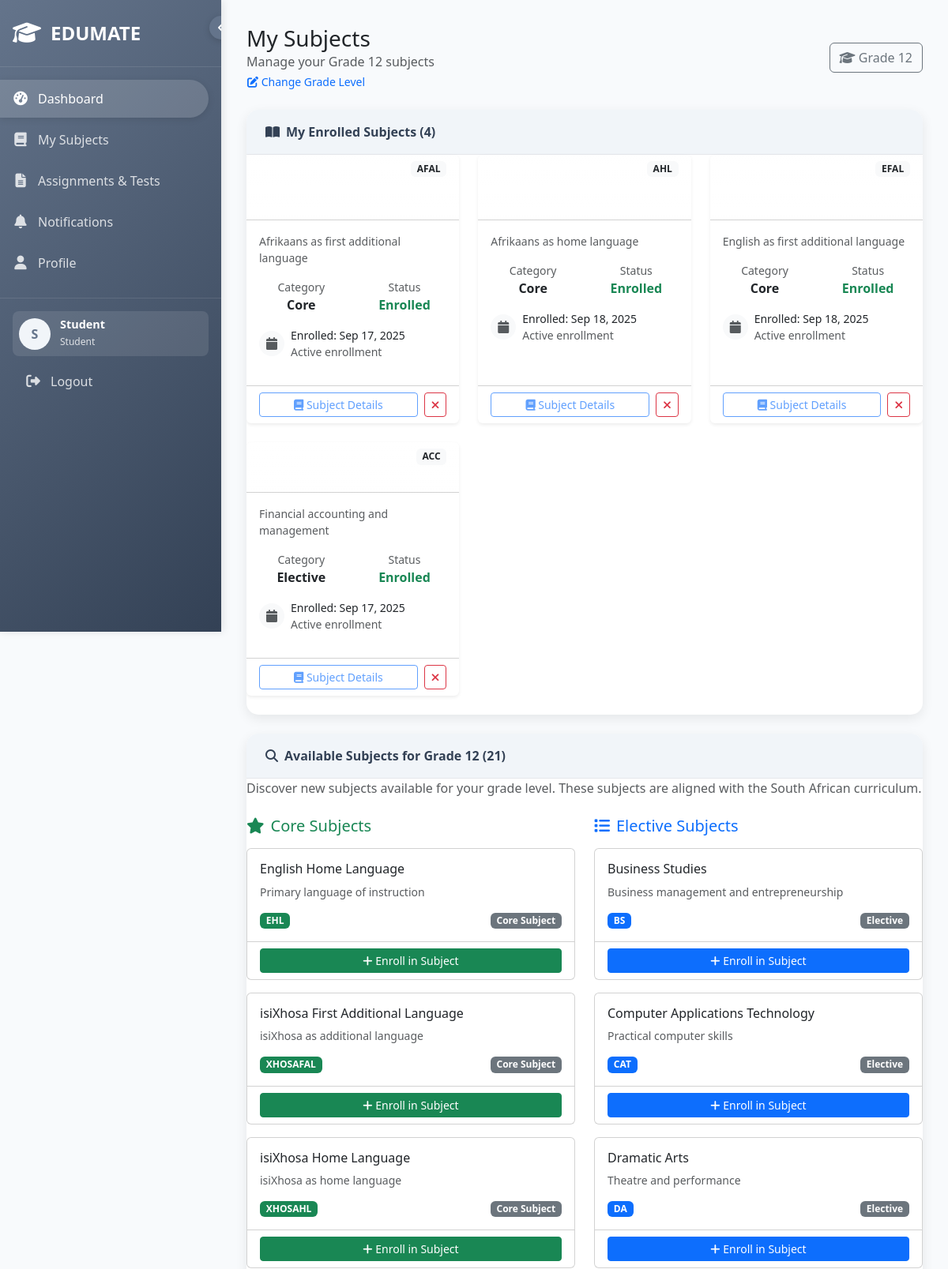
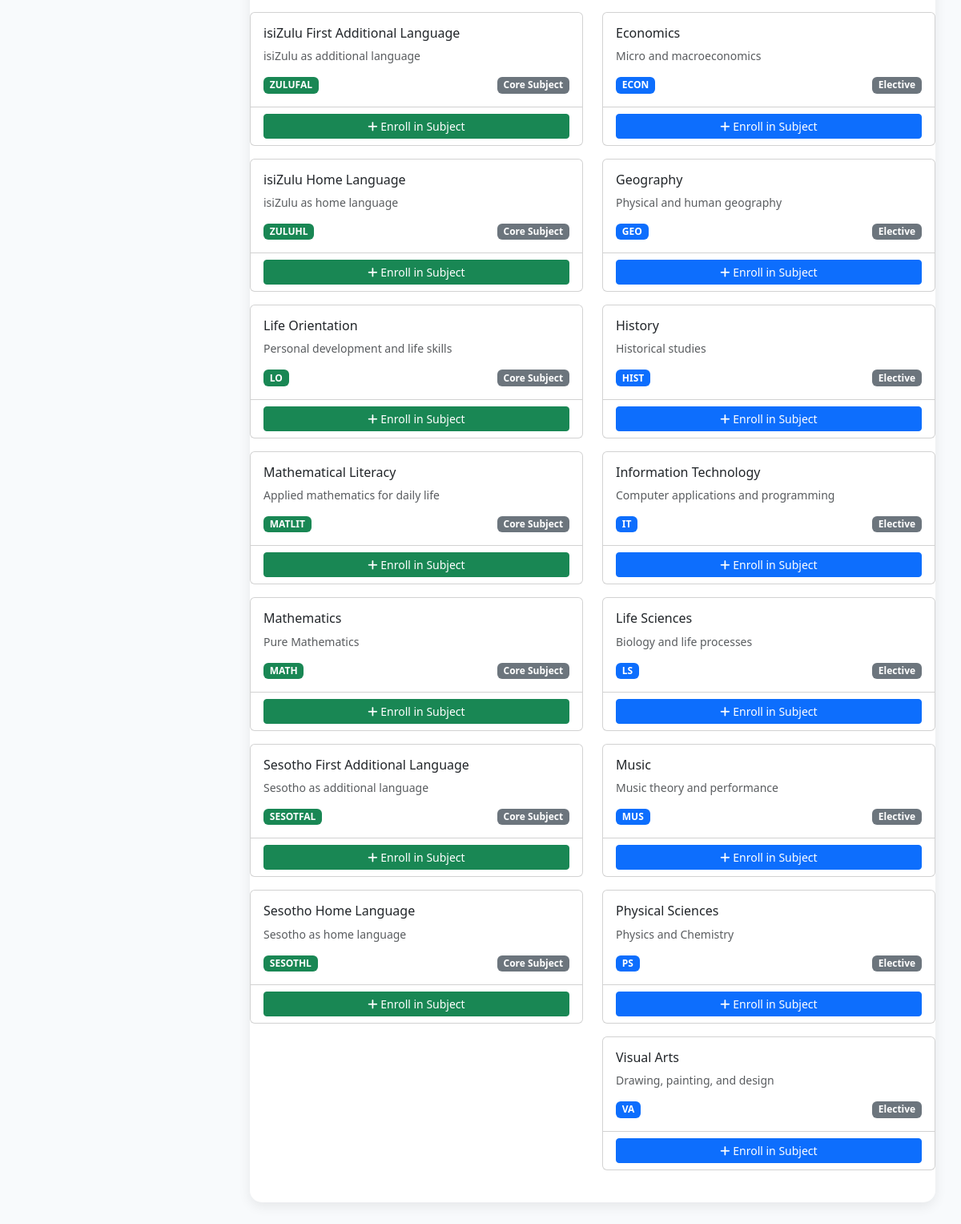
The app's page /student_dashboard/student_dashboard.php (signed in) with its own data (2 pictures, top to bottom).
### tables this page shows
CREATE TABLE `users` (
  `id` int(11) NOT NULL,
  `username` varchar(50) NOT NULL,
  `first_name` varchar(50) DEFAULT NULL,
  `last_name` varchar(50) DEFAULT NULL,
  `email` varchar(100) NOT NULL,
  `phone` varchar(20) DEFAULT NULL,
  `password` varchar(255) NOT NULL,
  `user_type` enum('student','teacher') NOT NULL,
  `grade` int(2) DEFAULT NULL,
  `accessibility_needs` longtext DEFAULT NULL CHECK (json_valid(`accessibility_needs`)),
  `bio` text DEFAULT NULL,
  `department` varchar(100) DEFAULT NULL,
  `profile_picture` varchar(255) DEFAULT NULL,
  `full_name` varchar(100) DEFAULT NULL,
  `created_at` timestamp NOT NULL DEFAULT current_timestamp(),
  `last_login` timestamp NULL DEFAULT NULL
);

CREATE TABLE `subject_enrollments` (
  `id` int(11) NOT NULL,
  `student_id` int(11) NOT NULL,
  `subject_id` int(11) NOT NULL,
  `grade_at_enrollment` int(11) NOT NULL,
  `status` enum('active','dropped','completed') DEFAULT 'active',
  `enrollment_date` timestamp NOT NULL DEFAULT current_timestamp(),
  `dropped_date` timestamp NULL DEFAULT NULL,
  `created_at` timestamp NOT NULL DEFAULT current_timestamp(),
  `updated_at` timestamp NOT NULL DEFAULT current_timestamp() ON UPDATE current_timestamp()
);

CREATE TABLE `subjects` (
  `id` int(11) NOT NULL,
  `subject_name` varchar(100) NOT NULL,
  `subject_code` varchar(10) NOT NULL,
  `category` enum('core','elective','practical') NOT NULL DEFAULT 'core',
  `applicable_grades` longtext NOT NULL CHECK (json_valid(`applicable_grades`)),
  `description` text DEFAULT NULL,
  `is_active` tinyint(1) DEFAULT 1,
  `created_at` timestamp NOT NULL DEFAULT current_timestamp()
);

### student_dashboard/student_dashboard.php (the view, shortened to what this page needs)
<?php
require_once '../config/database.php';
$student_id = $_SESSION['user_id'];
include '../includes/student_header.php';
$stmt = $pdo->prepare("SELECT grade FROM users WHERE id = ?");
$stmt->execute([$student_id]);
$student_data = $stmt->fetch(PDO::FETCH_ASSOC);
$student_grade = $student_data ? $student_data['grade'] : null;
$enrolled_subjects = [];
if ($student_grade) {
    $stmt = $pdo->prepare("SELECT s.*, se.enrollment_date, se.grade_at_enrollment
                           FROM subjects s
                           JOIN subject_enrollments se ON s.id = se.subject_id
                           WHERE se.student_id = ? AND se.status = 'active' AND s.is_active = 1
                           ORDER BY s.category, s.subject_name");
    $stmt->execute([$student_id]);
    $enrolled_subjects = $stmt->fetchAll(PDO::FETCH_ASSOC);
}
$available_subjects = [];
if ($student_grade) {
    $stmt = $pdo->prepare("SELECT s.*
                          FROM subjects s
                          WHERE JSON_CONTAINS(s.applicable_grades, ?) AND s.is_active = 1
                          AND s.id NOT IN (
                              SELECT subject_id FROM subject_enrollments
                              WHERE student_id = ? AND status = 'active'
                          )
                          ORDER BY s.category, s.subject_name");
    $stmt->execute([json_encode((int)$student_grade), $student_id]);
    $available_subjects = $stmt->fetchAll(PDO::FETCH_ASSOC);
}
?>
<div class="d-flex justify-content-between align-items-center mb-4">
    <div>
        <h1 class="h3 mb-0">My Subjects</h1>
        <p class="text-muted mb-0">
            <?php if ($student_grade): ?>
                Manage your Grade <?php echo $student_grade; ?> subjects
                <br>
                <button class="btn btn-link btn-sm p-0 text-decoration-none" onclick="openGradeSelection()">
                    <i class="fas fa-edit"></i> Change Grade Level
                </button>
            <?php endif; ?>
        </p>
    </div>
    <?php if ($student_grade): ?>
    <div class="d-flex gap-2">
        <button class="btn btn-outline-secondary" onclick="openGradeSelection()" title="Change Grade Level">
            <i class="fas fa-graduation-cap"></i> Grade <?php echo $student_grade; ?>
        </button>
    </div>
    <?php endif; ?>
</div>
<?php if (!$student_grade): ?>
<div class="content-card">
    <div class="card-body text-center py-5">
        <i class="fas fa-graduation-cap text-primary mb-3" style="font-size: 4rem; opacity: 0.5;"></i>
        <h4>Welcome to EDUMATE Subjects</h4>
        <p class="text-muted mb-4">To access subjects tailored for your grade level, please set your grade first.</p>
        <button class="btn btn-primary btn-lg" onclick="openGradeSelection()">
            <i class="fas fa-graduation-cap"></i> Set My Grade
        </button>
    </div>
</div>
<?php else: ?>
<div class="content-card mb-4">
    <div class="card-header-custom">
        <i class="fas fa-book-open me-2"></i>My Enrolled Subjects (<?php echo count($enrolled_subjects); ?>)
    </div>
    <div class="card-body">
        <?php if (empty($enrolled_subjects)): ?>
            <div class="text-center py-5">
                <i class="fas fa-book text-muted mb-3" style="font-size: 4rem; opacity: 0.3;"></i>
                <h5>No Enrolled Subjects</h5>
                <p class="text-muted mb-4">You haven't enrolled in any subjects yet. Browse available subjects below to start your learning journey!</p>
            </div>
        <?php else: ?>
            <div class="row">
                <?php foreach ($enrolled_subjects as $subject): ?>
                <div class="col-lg-4 col-md-6 mb-4">
                    <div class="card h-100 border-0 shadow-sm">
                        <div class="card-header bg-gradient" style="background: linear-gradient(135deg,
                            <?php
                            if ($subject['category'] === 'core') echo 'var(--success-color), var(--success-light)';
                            elseif ($subject['category'] === 'elective') echo 'var(--primary-color), var(--primary-light)';
                            else echo 'var(--warning-color), var(--warning-light)';
                            ?>);">
                            <div class="d-flex justify-content-between align-items-start">
                                <div>
                                    <h6 class="text-white mb-1"><?php echo htmlspecialchars($subject['subject_name']); ?></h6>
                                    <small class="text-white-50">Grade <?php echo $subject['grade_at_enrollment']; ?></small>
                                </div>
                                <span class="badge bg-light text-dark"><?php echo htmlspecialchars($subject['subject_code']); ?></span>
                            </div>
                        </div>
                        <div class="card-body">
                            <p class="card-text text-muted small mb-3">
                                <?php echo htmlspecialchars(substr($subject['description'] ?? 'No description available.', 0, 120)); ?>
                            </p>
                            <div class="row text-center mb-3">
                                <div class="col-6">
                                    <div class="small text-muted">Category</div>
                                    <div class="fw-bold text-capitalize">
                                        <?php echo htmlspecialchars($subject['category']); ?>
                                    </div>
                                </div>
                                <div class="col-6">
                                    <div class="small text-muted">Status</div>
                                    <div class="fw-bold text-success">Enrolled</div>
                                </div>
                            </div>
                            <div class="d-flex align-items-center mb-3">
                                <div class="bg-light rounded-circle d-flex align-items-center justify-content-center me-2"
                                     style="width: 32px; height: 32px;">
                                    <i class="fas fa-calendar text-muted"></i>
                                </div>
                                <div class="flex-grow-1">
                                    <div class="small fw-medium">
                                        Enrolled: <?php echo date('M j, Y', strtotime($subject['enrollment_date'])); ?>
                                    </div>
                                    <div class="small text-muted">
                                        Active enrollment
                                    </div>
                                </div>
                            </div>
                        </div>
                        <div class="card-footer bg-transparent">
                            <div class="d-flex gap-2">
                                <button class="btn btn-outline-primary btn-sm flex-grow-1" disabled>
                                    <i class="fas fa-book"></i> Subject Details
                                </button>
                                <button class="btn btn-outline-danger btn-sm"
                                        onclick="confirmUnenrollSubject(<?php echo $subject['id']; ?>, '<?php echo htmlspecialchars($subject['subject_name'], ENT_QUOTES); ?>')">
                                    <i class="fas fa-times"></i>
                                </button>
                            </div>
                        </div>
                    </div>
                </div>
                <?php endforeach; ?>
            </div>
        <?php endif; ?>
    </div>
</div>
<?php if (!empty($available_subjects)): ?>
<div class="content-card mb-4">
    <div class="card-header-custom">
        <i class="fas fa-search me-2"></i>Available Subjects for Grade <?php echo $student_grade; ?> (<?php echo count($available_subjects); ?>)
    </div>
    <div class="card-body">
        <p class="text-muted mb-4">
            Discover new subjects available for your grade level. These subjects are aligned with the South African curriculum.
        </p>
        <div class="row">
            <?php
            $core_subjects = array_filter($available_subjects, function($s) { return $s['category'] === 'core'; });
            $elective_subjects = array_filter($available_subjects, function($s) { return $s['category'] === 'elective'; });
            ?>
            <?php if (!empty($core_subjects)): ?>
            <div class="col-md-6 mb-4">
                <h5 class="text-success mb-3"><i class="fas fa-star me-2"></i>Core Subjects</h5>
                <div class="row">
                    <?php foreach ($core_subjects as $subject): ?>
                    <div class="col-12 mb-3">
                        <div class="card h-100">
                            <div class="card-body">
                                <h6 class="card-title"><?php echo htmlspecialchars($subject['subject_name']); ?></h6>
                                <p class="card-text small text-muted"><?php echo htmlspecialchars($subject['description']); ?></p>
                                <div class="d-flex justify-content-between align-items-center">
                                    <span class="badge bg-success"><?php echo htmlspecialchars($subject['subject_code']); ?></span>
                                    <span class="badge bg-secondary">Core Subject</span>
                                </div>
                            </div>
                            <div class="card-footer bg-transparent">
                                <form method="POST" class="d-inline">
                                    <button type="submit" class="btn btn-success btn-sm w-100">
                                        <i class="fas fa-plus"></i> Enroll in Subject
                                    </button>
                                </form>
                            </div>
                        </div>
                    </div>
                    <?php endforeach; ?>
                </div>
            </div>
            <?php endif; ?>
            <?php if (!empty($elective_subjects)): ?>
            <div class="col-md-6 mb-4">
                <h5 class="text-primary mb-3"><i class="fas fa-list me-2"></i>Elective Subjects</h5>
                <div class="row">
                    <?php foreach ($elective_subjects as $subject): ?>
                    <div class="col-12 mb-3">
                        <div class="card h-100">
                            <div class="card-body">
                                <h6 class="card-title"><?php echo htmlspecialchars($subject['subject_name']); ?></h6>
                                <p class="card-text small text-muted"><?php echo htmlspecialchars($subject['description']); ?></p>
                                <div class="d-flex justify-content-between align-items-center">
                                    <span class="badge bg-primary"><?php echo htmlspecialchars($subject['subject_code']); ?></span>
                                    <span class="badge bg-secondary">Elective</span>
                                </div>
                            </div>
                            <div class="card-footer bg-transparent">
                                <form method="POST" class="d-inline">
                                    <button type="submit" class="btn btn-primary btn-sm w-100">
                                        <i class="fas fa-plus"></i> Enroll in Subject
                                    </button>
                                </form>
                            </div>
                        </div>
                    </div>
                    <?php endforeach; ?>
                </div>
            </div>
            <?php endif; ?>
        </div>
    </div>
</div>
<?php endif; ?>
<?php endif; ?>
<?php
include '../includes/student_footer.php';
?>

### includes/student_header.php (style rules this page uses)
:root { --sidebar-width: 280px; --sidebar-collapsed-width: 70px; --primary-neutral: #64748b; --secondary-neutral: #475569; --light-neutral: #f1f5f9; --dark-neutral: #334155; --accent-neutral: #94a3b8; }
body { font-family: 'Segoe UI', Tahoma, Geneva, Verdana, sans-serif; background-color: #f8fafc; }
.content-card { background: white; border-radius: 15px; box-shadow: 0 5px 15px rgba(0, 0, 0, 0.08); overflow: hidden; }
.card-header-custom { background: var(--light-neutral); padding: 1rem 1.5rem; border-bottom: 1px solid #e5e7eb; font-weight: 600; color: var(--dark-neutral); }

### student_dashboard/student_dashboard.php (style rules this page uses)
.card { transition: transform 0.2s ease-in-out, box-shadow 0.2s ease-in-out; }
:root { --success-color: #198754; --success-light: #d1e7dd; --primary-color: #0d6efd; --primary-light: #cfe2ff; --warning-color: #ffc107; --warning-light: #fff3cd; }

### records on screen
users: grade "12"
subject_enrollments: subject.subject_code "AFAL", subject.description "Afrikaans as first additional language", subject.category "Core", enrollment_date "Sep 17, 2025"
subject_enrollments: subject.subject_code "AHL", subject.description "Afrikaans as home language", subject.category "Core", enrollment_date "Sep 18, 2025"
subject_enrollments: subject.subject_code "EFAL", subject.description "English as first additional language", subject.category "Core", enrollment_date "Sep 18, 2025"
subject_enrollments: subject.subject_code "ACC", subject.description "Financial accounting and management", subject.category "Elective", enrollment_date "Sep 17, 2025"
subjects: subject_name "English Home Language", description "Primary language of instruction", subject_code "EHL"
subjects: subject_name "isiXhosa First Additional Language", description "isiXhosa as additional language", subject_code "XHOSAFAL"
subjects: subject_name "isiXhosa Home Language", description "isiXhosa as home language", subject_code "XHOSAHL"
subjects: subject_name "isiZulu First Additional Language", description "isiZulu as additional language", subject_code "ZULUFAL"
subjects: subject_name "isiZulu Home Language", description "isiZulu as home language", subject_code "ZULUHL"
subjects: subject_name "Life Orientation", description "Personal development and life skills", subject_code "LO"
subjects: subject_name "Mathematical Literacy", description "Applied mathematics for daily life", subject_code "MATLIT"
subjects: subject_name "Mathematics", description "Pure Mathematics", subject_code "MATH"
subjects: subject_name "Sesotho First Additional Language", description "Sesotho as additional language", subject_code "SESOTFAL"
subjects: subject_name "Sesotho Home Language", description "Sesotho as home language", subject_code "SESOTHL"
subjects: subject_name "Business Studies", description "Business management and entrepreneurship", subject_code "BS"
subjects: subject_name "Computer Applications Technology", description "Practical computer skills", subject_code "CAT"
subjects: subject_name "Dramatic Arts", description "Theatre and performance", subject_code "DA"
subjects: subject_name "Economics", description "Micro and macroeconomics", subject_code "ECON"
subjects: subject_name "Geography", description "Physical and human geography", subject_code "GEO"
subjects: subject_name "History", description "Historical studies", subject_code "HIST"
subjects: subject_name "Information Technology", description "Computer applications and programming", subject_code "IT"
subjects: subject_name "Life Sciences", description "Biology and life processes", subject_code "LS"
subjects: subject_name "Music", description "Music theory and performance", subject_code "MUS"
subjects: subject_name "Physical Sciences", description "Physics and Chemistry", subject_code "PS"
subjects: subject_name "Visual Arts", description "Drawing, painting, and design", subject_code "VA"

### other values on screen
substr($student_name, 0, 1) "S"
$student_name "Student"
count($enrolled_subjects) "4"
count($available_subjects) "21"
